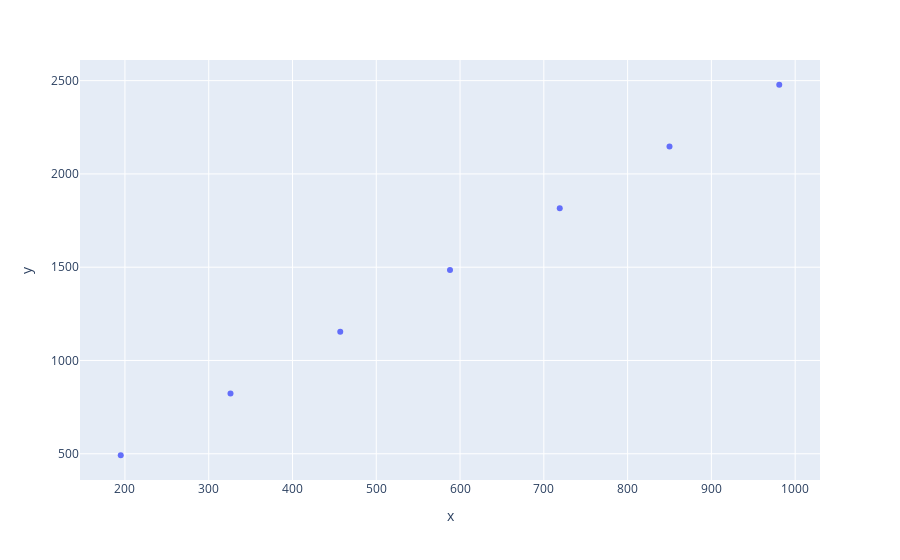

The notebook cell this image was saved under:
### Code cell
offset = 0
print(np.diff(dX[start - 1 + offset::period]))
px.scatter(x=t[start + offset::period], y=dX[start - 1 + offset::period])

### Figure 1 — Plotly figure (JSON) as saved in the notebook; plotly's stock layout.template omitted (floating-point values rounded to 4 significant figures)
{"data": [{"hovertemplate": "x=%{x}<br>y=%{y}<extra></extra>", "legendgroup": "", "marker": {"color": "#636efa", "symbol": "circle"}, "mode": "markers", "name": "", "orientation": "v", "showlegend": false, "type": "scatter", "x": [195, 326, 457, 588, 719, 850, 981], "xaxis": "x", "y": [492, 823, 1154, 1485, 1816, 2147, 2478], "yaxis": "y"}], "layout": {"legend": {"tracegroupgap": 0}, "margin": {"t": 60}, "xaxis": {"anchor": "y", "domain": [0, 1], "title": {"text": "x"}}, "yaxis": {"anchor": "x", "domain": [0, 1], "title": {"text": "y"}}}}
